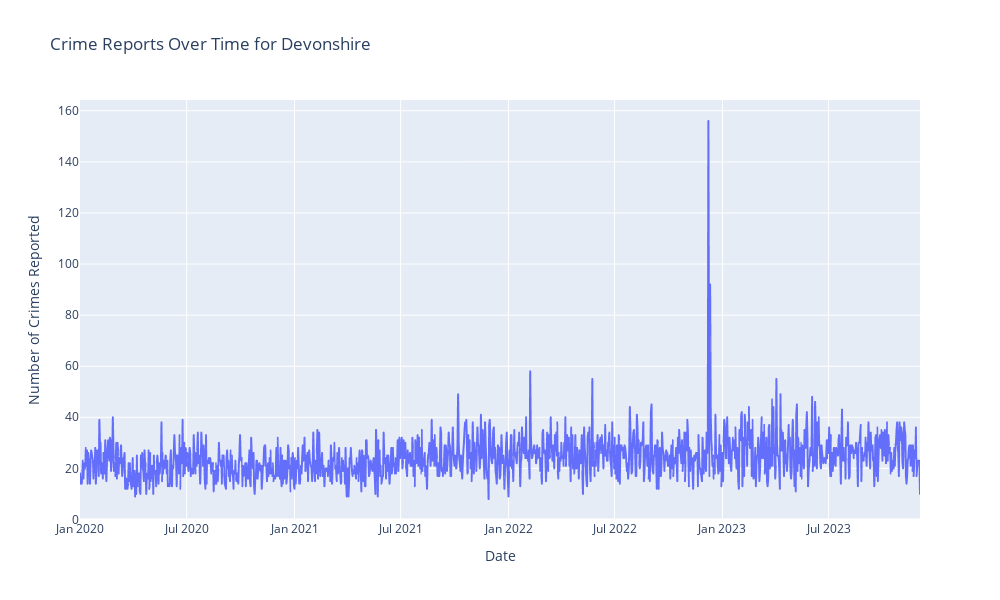

This figure's notebook cell:
### Code cell
devonshire_df = df[df['area_name'] == 'Devonshire']


time_series_devonshire = devonshire_df.groupby([devonshire_df['date_reported'].dt.date]).size().reset_index(name='counts')


fig = px.line(time_series_devonshire, x='date_reported', y='counts', title='Crime Reports Over Time for Devonshire')
fig.update_xaxes(title_text='Date')
fig.update_yaxes(title_text='Number of Crimes Reported')
fig.update_layout(height=600, width=1000)
fig.show()

### Figure 1 — Plotly figure (JSON) as saved in the notebook; plotly's stock layout.template omitted (floating-point values rounded to 4 significant figures; data arrays with more than 128 entries replaced by an {"elided": "..."} marker saying what was removed)
{"data": [{"hovertemplate": "date_reported=%{x}<br>counts=%{y}<extra></extra>", "legendgroup": "", "line": {"color": "#636efa", "dash": "solid"}, "marker": {"symbol": "circle"}, "mode": "lines", "name": "", "showlegend": false, "type": "scattergl", "x": {"elided": "1434 str values"}, "xaxis": "x", "y": {"elided": "1434 int values"}, "yaxis": "y"}], "layout": {"height": 600, "legend": {"tracegroupgap": 0}, "title": {"text": "Crime Reports Over Time for Devonshire"}, "width": 1000, "xaxis": {"anchor": "y", "domain": [0, 1], "title": {"text": "Date"}}, "yaxis": {"anchor": "x", "domain": [0, 1], "title": {"text": "Number of Crimes Reported"}}}}
